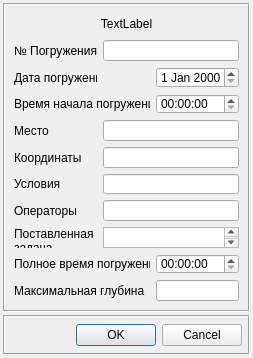
<?xml version="1.0" encoding="UTF-8"?>
<ui version="4.0">
 <class>p_npaspuskForm</class>
 <widget class="QDialog" name="p_npaspuskForm">
  <property name="geometry">
   <rect>
    <x>0</x>
    <y>0</y>
    <width>253</width>
    <height>358</height>
   </rect>
  </property>
  <property name="minimumSize">
   <size>
    <width>253</width>
    <height>358</height>
   </size>
  </property>
  <property name="maximumSize">
   <size>
    <width>400</width>
    <height>500</height>
   </size>
  </property>
  <property name="windowTitle">
   <string>Dialog</string>
  </property>
  <layout class="QGridLayout" name="gridLayout">
   <property name="margin">
    <number>3</number>
   </property>
   <property name="spacing">
    <number>3</number>
   </property>
   <item row="0" column="0">
    <widget class="QFrame" name="frame">
     <property name="maximumSize">
      <size>
       <width>16777215</width>
       <height>16777215</height>
      </size>
     </property>
     <property name="frameShape">
      <enum>QFrame::Box</enum>
     </property>
     <property name="frameShadow">
      <enum>QFrame::Sunken</enum>
     </property>
     <layout class="QGridLayout" name="gridLayout_3">
      <item row="0" column="0" colspan="3">
       <layout class="QHBoxLayout" name="horizontalLayout">
        <item>
         <spacer name="horizontalSpacer_3">
          <property name="orientation">
           <enum>Qt::Horizontal</enum>
          </property>
          <property name="sizeHint" stdset="0">
           <size>
            <width>68</width>
            <height>20</height>
           </size>
          </property>
         </spacer>
        </item>
        <item>
         <widget class="QLabel" name="labelTSName">
          <property name="sizePolicy">
           <sizepolicy hsizetype="Expanding" vsizetype="Preferred">
            <horstretch>0</horstretch>
            <verstretch>0</verstretch>
           </sizepolicy>
          </property>
          <property name="text">
           <string>TextLabel</string>
          </property>
          <property name="alignment">
           <set>Qt::AlignCenter</set>
          </property>
         </widget>
        </item>
        <item>
         <spacer name="horizontalSpacer_2">
          <property name="orientation">
           <enum>Qt::Horizontal</enum>
          </property>
          <property name="sizeHint" stdset="0">
           <size>
            <width>58</width>
            <height>20</height>
           </size>
          </property>
         </spacer>
        </item>
       </layout>
      </item>
      <item row="1" column="0">
       <widget class="QLabel" name="label">
        <property name="text">
         <string>№ Погружения</string>
        </property>
       </widget>
      </item>
      <item row="1" column="1" colspan="2">
       <widget class="QLineEdit" name="lineEditNumber"/>
      </item>
      <item row="2" column="0">
       <widget class="QLabel" name="label_2">
        <property name="text">
         <string>Дата погружения</string>
        </property>
       </widget>
      </item>
      <item row="2" column="2">
       <widget class="QDateEdit" name="dateEditPogruzh">
        <property name="sizePolicy">
         <sizepolicy hsizetype="Preferred" vsizetype="Fixed">
          <horstretch>0</horstretch>
          <verstretch>0</verstretch>
         </sizepolicy>
        </property>
       </widget>
      </item>
      <item row="3" column="0" colspan="2">
       <widget class="QLabel" name="label_3">
        <property name="text">
         <string>Время начала погружения</string>
        </property>
       </widget>
      </item>
      <item row="3" column="2">
       <widget class="QTimeEdit" name="timeEditStartPogruzh"/>
      </item>
      <item row="4" column="0">
       <widget class="QLabel" name="label_4">
        <property name="text">
         <string>Место</string>
        </property>
       </widget>
      </item>
      <item row="4" column="1" colspan="2">
       <widget class="QLineEdit" name="lineEdit"/>
      </item>
      <item row="5" column="0">
       <widget class="QLabel" name="label_5">
        <property name="text">
         <string>Координаты</string>
        </property>
       </widget>
      </item>
      <item row="5" column="1" colspan="2">
       <widget class="QLineEdit" name="lineEdit_2"/>
      </item>
      <item row="6" column="0">
       <widget class="QLabel" name="label_6">
        <property name="text">
         <string>Условия</string>
        </property>
       </widget>
      </item>
      <item row="6" column="1" colspan="2">
       <widget class="QLineEdit" name="lineEdit_3"/>
      </item>
      <item row="7" column="0">
       <widget class="QLabel" name="label_7">
        <property name="text">
         <string>Операторы</string>
        </property>
       </widget>
      </item>
      <item row="7" column="1" colspan="2">
       <widget class="QLineEdit" name="lineEdit_4"/>
      </item>
      <item row="8" column="0">
       <widget class="QLabel" name="label_8">
        <property name="text">
         <string>Поставленная
задача</string>
        </property>
        <property name="alignment">
         <set>Qt::AlignLeading|Qt::AlignLeft|Qt::AlignTop</set>
        </property>
       </widget>
      </item>
      <item row="8" column="1" colspan="2">
       <widget class="QTextEdit" name="textEdit">
        <property name="minimumSize">
         <size>
          <width>0</width>
          <height>12</height>
         </size>
        </property>
        <property name="maximumSize">
         <size>
          <width>16777215</width>
          <height>65</height>
         </size>
        </property>
       </widget>
      </item>
      <item row="9" column="0" colspan="2">
       <widget class="QLabel" name="label_9">
        <property name="text">
         <string>Полное время погружения</string>
        </property>
       </widget>
      </item>
      <item row="9" column="2">
       <widget class="QTimeEdit" name="timeEdit"/>
      </item>
      <item row="10" column="0" colspan="2">
       <widget class="QLabel" name="label_10">
        <property name="text">
         <string>Максимальная глубина</string>
        </property>
       </widget>
      </item>
      <item row="10" column="2">
       <widget class="QLineEdit" name="lineEdit_5"/>
      </item>
     </layout>
    </widget>
   </item>
   <item row="1" column="0">
    <widget class="QFrame" name="frame_2">
     <property name="minimumSize">
      <size>
       <width>0</width>
       <height>40</height>
      </size>
     </property>
     <property name="maximumSize">
      <size>
       <width>16777215</width>
       <height>40</height>
      </size>
     </property>
     <property name="frameShape">
      <enum>QFrame::Box</enum>
     </property>
     <property name="frameShadow">
      <enum>QFrame::Sunken</enum>
     </property>
     <layout class="QGridLayout" name="gridLayout_2">
      <property name="margin">
       <number>6</number>
      </property>
      <item row="0" column="0">
       <spacer name="horizontalSpacer">
        <property name="orientation">
         <enum>Qt::Horizontal</enum>
        </property>
        <property name="sizeHint" stdset="0">
         <size>
          <width>64</width>
          <height>20</height>
         </size>
        </property>
       </spacer>
      </item>
      <item row="0" column="1">
       <widget class="QDialogButtonBox" name="buttonBox">
        <property name="minimumSize">
         <size>
          <width>0</width>
          <height>25</height>
         </size>
        </property>
        <property name="standardButtons">
         <set>QDialogButtonBox::Cancel|QDialogButtonBox::Ok</set>
        </property>
       </widget>
      </item>
     </layout>
    </widget>
   </item>
  </layout>
 </widget>
 <resources/>
 <connections/>
</ui>
